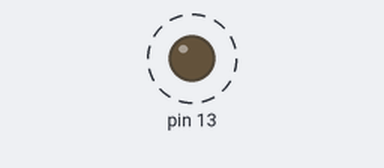
Bench run of a sketch on a simulated Arduino Uno, built with avr-gcc and run on an emulated ATmega328P. Shown: output pins drawn as LEDs (lit = HIGH). Dashed ring = blinking.

Above: at 0.6 s.
Timing chart, 0 to 3.0 s (numbered marks = the images above):
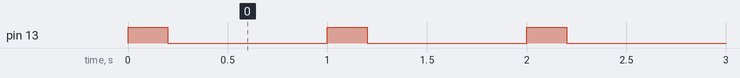

Measured:
- by itself, pin 13: alternates HIGH for 0.20 s and LOW for 0.80 s

The sketch:

canonical-blink.ino
```cpp
// canonical-blink.ino — Day-1 baseline sketch for the Uno flash spike.
//
// Purpose: answer "is the BOARD even responsive to a freshly-flashed sketch
// at all?" in isolation from any LLM-emitted Servo / library complexity.
// If avrgirl-arduino reports a successful write+verify and the on-board
// LED on pin 13 is NOT blinking the distinctive 200ms-on / 800ms-off
// pattern below, the harness has surfaced a verify-mismatch-style false
// positive that should be captured verbatim in the spike report.
//
// The blink cadence is intentionally asymmetric (200/800, not 500/500) so
// the visual result is unambiguous — a pre-existing factory-burned bootloader
// blink (different timing) cannot be confused with this sketch running.
//
// Pin: 13 = on-board LED on every Uno R3 variant (genuine + clones).

void setup() {
  pinMode(13, OUTPUT);
}

void loop() {
  digitalWrite(13, HIGH);
  delay(200);
  digitalWrite(13, LOW);
  delay(800);
}
```
